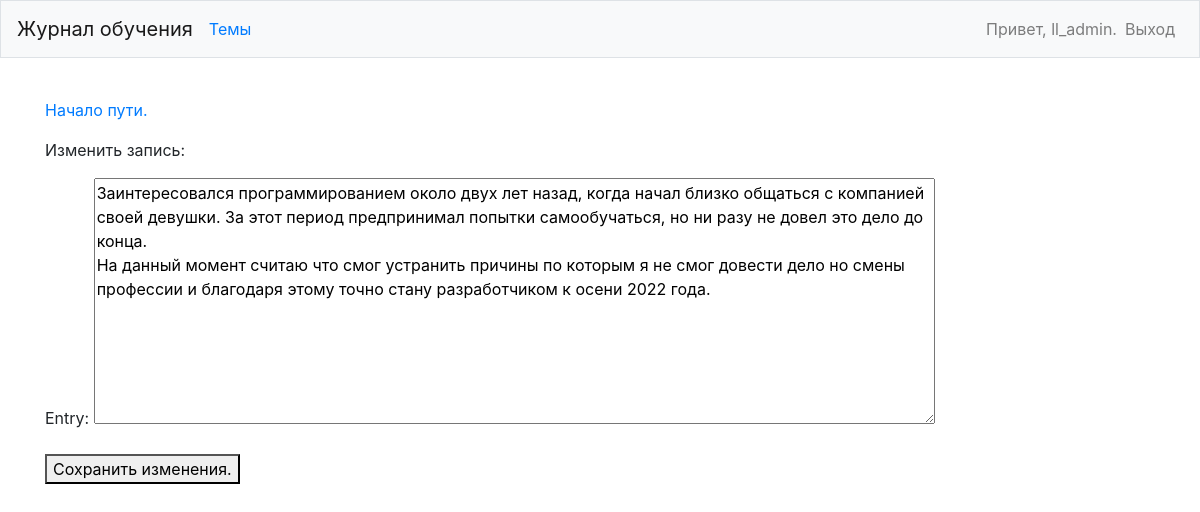
The page /edit_entry/1/ (signed in) on the database its author committed.
### learning_logs/models.py (models this page shows, shortened)
class Topic(models.Model):
	text = models.CharField(max_length=200)
	date_added = models.DateTimeField(auto_now_add=True)
	owner = models.ForeignKey(User, on_delete=models.CASCADE)
	def __str__(self):
		return self.text

class Entry(models.Model):
	topic = models.ForeignKey(Topic, on_delete=models.CASCADE)
	text = models.TextField()
	date_added = models.DateTimeField(auto_now_add=True)
	class Meta:
		verbose_name_plural = 'entries'

### learning_logs/views.py (the view)
# urls.py: path('edit_entry/<int:entry_id>/', views.edit_entry, name='edit_entry'),
@login_required
def edit_entry(request, entry_id):
    entry = Entry.objects.get(id=entry_id)
    topic = entry.topic
    if topic.owner != request.user:
        raise Http404
    if request.method != 'POST':
        form = EntryForm(instance=entry)
    else:
        form = EntryForm(instance=entry, data=request.POST)
        if form.is_valid():
            form.save()
            return redirect('learning_log:topic', topic_id=topic.id)
    context = {'entry':entry, 'topic':topic, 'form':form}
    return render(request, 'learning_logs/edit_entry.html', context)

### learning_logs/forms.py
class EntryForm(forms.ModelForm):
    class Meta:
        model = Entry
        fields = ['text']
        labels = {'text': 'Entry:'}
        widgets = {'text': forms.Textarea(attrs={'cols':80})}

### learning_logs/templates/learning_logs/edit_entry.html (shortened to what this page needs)
{% extends "learning_logs/base.html" %}
{% block content %}
<p><a href="{% url 'learning_logs:edit_entry' entry.id %}">{{ topic }}</a></p>
<p>Изменить запись:</p>
<form action="{% url 'learning_logs:edit_entry' entry.id %}" method="post">
    {{ form.as_p }}
    <button name="submit">Сохранить изменения.</button>
</form>
{% endblock content %}

### learning_logs/templates/learning_logs/base.html (shortened to what this page needs)
{% load bootstrap4 %}
<!doctype html>
<html lang="ru">
    <head>
        {% bootstrap_css %}
    </head>
    <body>
        <nav class="navbar navbar-expand-md navbar-light bg-light mb-4 border">
            <a class="navbar-brand" href="{% url 'learning_logs:index' %}">
                Журнал обучения</a>
            <div class="collapse navbar-collapse" id="navbarCollapse">
                <ul class="navbar-nav mr-auto">
                    <li class="nav-item">
                        <a class="'nav-link" href="{% url 'learning_logs:topics' %}">
                            Темы</a></li>
                </ul>
                <ul class="navbar-nav ml-auto">
                    {% if user.is_authenticated %}
                    <li class="nav-item">
                        <span class="navbar-text"}"> Привет, {{ user.username }}.</span>
                    </li>
                    <li class="nav-item">
                        <a class="nav-link" href="{% url 'users:logout' %}">Выход</a></li>
                    {% else %}
                    <li class="nav-item">
                        <a class="nav-link" href="{% url 'users:register' %}">Регистрация</a></li>
                    <li class="nav-item">
                        <a class="nav-link" href="{% url 'users:login' %}">Вход</a></li>
                    {% endif %}
                </ul>
            </div>
        </nav>
        <main role="main" class="container">
            <div class="pb-2 mb-2 borber-bottom">
            </div>
            <div>
                {% block content %}{% endblock content %}
            </div>
        </main>
    </body>
</html>

### rows shown on the page
Topic: text "Начало пути."
Entry: text "Заинтересовался программированием около двух лет назад, когда начал близко общаться с компанией своей девушки. За этот период предпринимал попытки самообучаться, но ни разу не довел это дело до конца. На данный момент считаю что смог устранить причины по которым я не смог довести дело но смены профессии и благодаря этому точно стану разработчиком к осени 2022 года."

### other values the page prints
{{ user.username }} "ll_admin"
